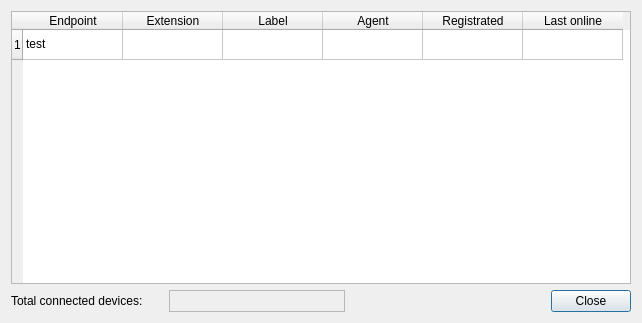
<?xml version="1.0" encoding="UTF-8"?>
<ui version="4.0">
 <class>DeviceList</class>
 <widget class="QDialog" name="DeviceList">
  <property name="windowModality">
   <enum>Qt::ApplicationModal</enum>
  </property>
  <property name="geometry">
   <rect>
    <x>0</x>
    <y>0</y>
    <width>642</width>
    <height>323</height>
   </rect>
  </property>
  <property name="windowTitle">
   <string>DeviceList</string>
  </property>
  <layout class="QGridLayout" name="gridLayout">
   <item row="1" column="0">
    <layout class="QHBoxLayout" name="horizontalLayout">
     <item>
      <widget class="QLabel" name="label">
       <property name="text">
        <string>Total connected devices:</string>
       </property>
      </widget>
     </item>
     <item>
      <spacer name="horizontalSpacer">
       <property name="orientation">
        <enum>Qt::Horizontal</enum>
       </property>
       <property name="sizeType">
        <enum>QSizePolicy::Minimum</enum>
       </property>
       <property name="sizeHint" stdset="0">
        <size>
         <width>20</width>
         <height>20</height>
        </size>
       </property>
      </spacer>
     </item>
     <item>
      <widget class="QLabel" name="connectedDevices">
       <property name="sizePolicy">
        <sizepolicy hsizetype="Preferred" vsizetype="Preferred">
         <horstretch>36</horstretch>
         <verstretch>0</verstretch>
        </sizepolicy>
       </property>
       <property name="minimumSize">
        <size>
         <width>18</width>
         <height>0</height>
        </size>
       </property>
       <property name="mouseTracking">
        <bool>true</bool>
       </property>
       <property name="accessibleDescription">
        <string notr="true"/>
       </property>
       <property name="frameShape">
        <enum>QFrame::StyledPanel</enum>
       </property>
       <property name="lineWidth">
        <number>100</number>
       </property>
       <property name="text">
        <string/>
       </property>
       <property name="textFormat">
        <enum>Qt::PlainText</enum>
       </property>
      </widget>
     </item>
     <item>
      <spacer name="horizontalSpacer_2">
       <property name="orientation">
        <enum>Qt::Horizontal</enum>
       </property>
       <property name="sizeHint" stdset="0">
        <size>
         <width>200</width>
         <height>20</height>
        </size>
       </property>
      </spacer>
     </item>
     <item>
      <widget class="QPushButton" name="closeButton">
       <property name="text">
        <string>Close</string>
       </property>
      </widget>
     </item>
    </layout>
   </item>
   <item row="0" column="0">
    <widget class="QTableWidget" name="table">
     <property name="minimumSize">
      <size>
       <width>382</width>
       <height>0</height>
      </size>
     </property>
     <row>
      <property name="text">
       <string>1</string>
      </property>
     </row>
     <column>
      <property name="text">
       <string notr="true">Endpoint</string>
      </property>
     </column>
     <column>
      <property name="text">
       <string notr="true">Extension</string>
      </property>
     </column>
     <column>
      <property name="text">
       <string notr="true">Label</string>
      </property>
     </column>
     <column>
      <property name="text">
       <string notr="true">Agent</string>
      </property>
     </column>
     <column>
      <property name="text">
       <string notr="true">Registrated</string>
      </property>
     </column>
     <column>
      <property name="text">
       <string notr="true">Last online</string>
      </property>
     </column>
     <item row="0" column="0">
      <property name="text">
       <string>test</string>
      </property>
     </item>
    </widget>
   </item>
  </layout>
 </widget>
 <resources/>
 <connections/>
</ui>
